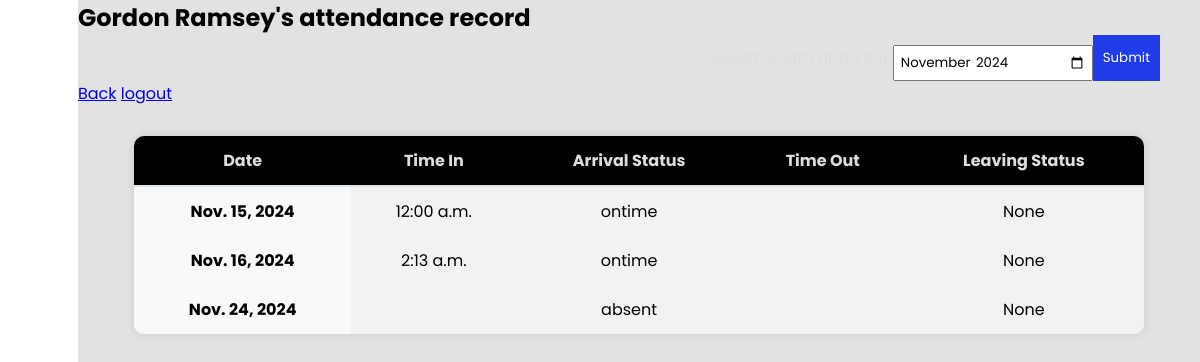
Before: /employee-dashboard/ (signed in) with the older database file.
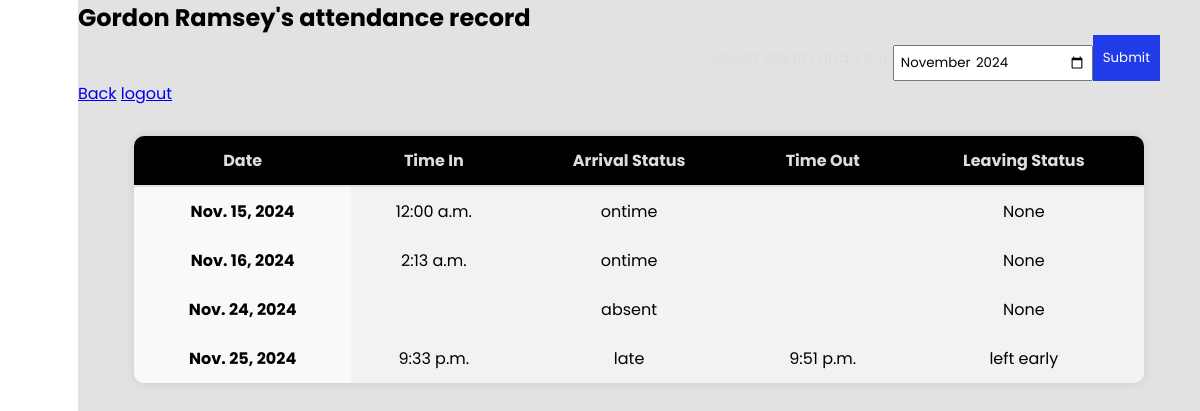
After: the same page with the newer database file.
### myapp/models.py (models this page shows, shortened)
class Employee(models.Model):
    employee_id = models.CharField(max_length=100, unique=True)
    first_name = models.CharField(max_length=120)
    last_name = models.CharField(max_length=120)
    username = models.CharField(max_length=100, unique=True, default='defaultuser')
    password = models.CharField(max_length=128, default='defaultpassword')
    department_name = models.ForeignKey(Department, on_delete=models.CASCADE, related_name='employees')
    updated = models.DateTimeField(auto_now=True)
    created = models.DateTimeField(auto_now_add=True)
    class Meta:
        ordering = ['-updated', '-created']

class Attendance(models.Model):
    employee = models.ForeignKey(Employee, on_delete=models.CASCADE)
    date = models.DateField()
    time_in = models.TimeField(null=True, blank=True)
    time_out = models.TimeField(null=True, blank=True)
    arrival_status = models.CharField(max_length=10, choices=[
        ('ontime', 'On Time'),
        ('late', 'Late'),
        ('absent', 'Absent'),
    ])
    timeout_status = models.CharField(max_length=10, choices=[  # New status for time_out
        ('ontime', 'On Time'),
        ('early', 'Left Early'),     # "Undertime"
        ('overtime', 'Overtime'),    # "Overtime"
    ], null=True, blank=True)
    class Meta:
        unique_together = ('employee', 'date')  # Ensure one record per employee per day

### myapp/views.py (the view, shortened to what this page needs)
# urls.py: path('employee-dashboard/', views.employee_dashboard, name='employee-dashboard'),
def employee_dashboard(request):
    print("Employee dashboard view accessed")
    employee_id = request.session.get('employee_id')
    if not employee_id:
        return redirect('signin')
    employee = Employee.objects.get( employee_id=employee_id)
    selected_month = request.GET.get('month')  # Example: '2023-10' for October 2023
    attendance_records = Attendance.objects.filter(employee=employee)  # Default to all records
    return render(request, 'employee_dashboard.html', {
        'employee': employee,
        'attendance_records': attendance_records,
        'selected_month': selected_month,
    })

### myapp/templates/employee_dashboard.html (shortened to what this page needs)
<!DOCTYPE html>
<html lang="en">
  <head>
    {% load static %}
    <link rel="stylesheet" href="{% static 'css/styles.css' %}">
<section class="home">
    <h1>{{ employee.first_name }} {{ employee.last_name }}'s attendance record </h1>
    <form method="GET" action="" class="parent-calendar-employee">
        <label for="month">Select Month and Year:</label>
        <input type="month" id="month" name="month" class="month-input" value="{{ selected_month }}" class="calendar"required>
        <button type="submit">Submit</button>
    </form>
    <a href="{% url 'employee-dashboard' %}" class="btn">Back</a>
    <a href="{% url 'signin' %}" class="btn">logout</a>
    <div class="table-container">
    <table class="table">
        <thead>
            <tr>
                <th scope="col">Date</th>
                <th scope="col">Time In</th>
                <th scope="col">Arrival Status</th>
                <th scope="col">Time Out</th>
                <th scope="col">Leaving Status</th>
            </tr>
        </thead>
        <tbody>
            {% for record in attendance_records %}
            <tr>
                <th scope="row">{{ record.date }}</th>
                <td>{{ record.time_in|time:"g:i a" }}</td>
                <td>{{ record.arrival_status }}</td>
                <td>{{ record.time_out|time:"g:i a" }}</td>
                <td>{{ record.timeout_status }}</td>
            </tr>
            {% empty %}
            <tr>
                <td colspan="5">No attendance records available for this month.</td>
            </tr>
            {% endfor %}
        </tbody>
    </table>
</div>
</section>

### myapp/static/css/styles.css (style rules this page uses)
* { margin: 0; padding: 0; box-sizing: border-box; font-family: "Poppins", sans-serif; --color-hover: rgb(32, 59, 232); --transition: all 0.2s ease; }
:root { --color-white: #fff; --color-black: #000; --color-bg: #e2e2e2; }
.home { position: relative; top: 0; left: 78px; width: calc(100% - 78px); min-height: 100vh; background: var(--color-bg); z-index: 6; transition: var(--transition); }
label { display: block; margin-top: 10px; }
input, select { width: 100%; padding: 8px; margin-top: 5px; }
button { padding: 10px; background-color: rgb(32, 59, 232); color: white; border: none; cursor: pointer; }
.table-container { width: 90%; max-height: 300px; overflow-y: auto; margin: 30px auto; border-radius: 10px; box-shadow: 0 0 10px rgba(0, 0, 0, 0.1); }
.table { width: 100%; background-color: transparent; border-collapse: collapse; }
.table th, .table td { padding: 0.75rem; vertical-align: top; border: px solid #000000; }
.table thead th { vertical-align: bottom; border-bottom: 2px solid #dee2e6; background-color: #000000; text-align: left; color: #ddd; text-align: center; }
.table th { font-weight: bold; background-color: #f8f9fa; }
.table tr:nth-child(even) { background-color: #f2f2f2; }
.table tr:nth-child(odd) { background-color: #f2f2f2; }
.table td { text-align: center; }
.table th[scope="row"] { background-color: #f8f9fa; text-align: center; }
.parent-calendar-employee { display:flex; color: #ddd; justify-content: end; margin-right: 40px; }

### myapp/templates/employee_dashboard.html (style rules this page uses)
.month-input { width: 200px; padding: 5px; margin-top: 10px; }

Changed rows visible on the page:
added Attendance: date "Nov. 25, 2024", time_in "9:33 p.m.", arrival_status "late", time_out "9:51 p.m.", timeout_status "left early"
